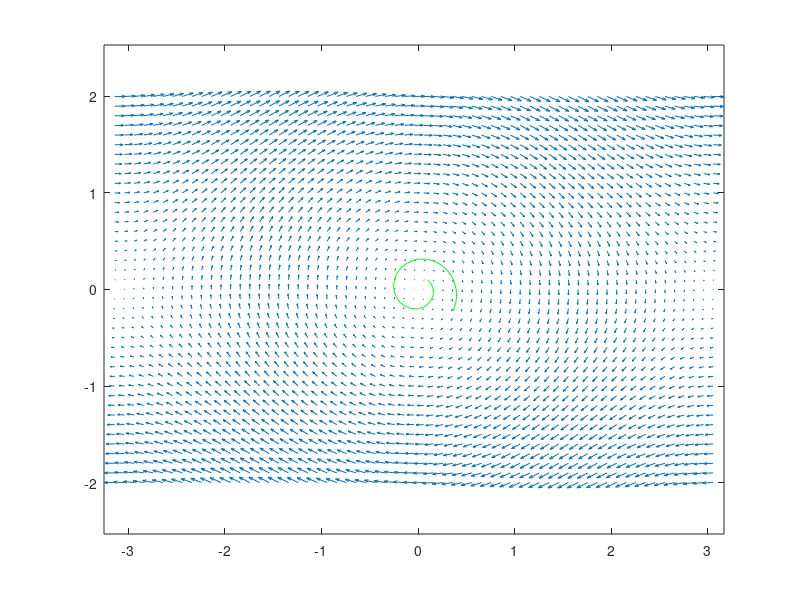

MATLAB code for this plot:
% Streamlines

clear; clear;

figure(1);clf
[X,Y] = meshgrid([-pi:0.1:pi],[-2:0.1:2]);
U = Y;
V = -sin(X);
quiver(X,Y,U,V);
hold on;
axis equal;
h = 0.1;
px(1) = 0.1;
py(1) = 0.1;
vx(1) = 0;
vy(1) = 0;
Nsteps = 80;
for i = 1:Nsteps;
    px(i+1) = px(i) + h*vx(i);
    py(i+1) = py(i) + h*vy(i);
    vx(i+1) = interp2(X,Y,U,px(i),py(i));
    vy(i+1) = interp2(X,Y,V,px(i),py(i));
end
plot(px,py,'g');